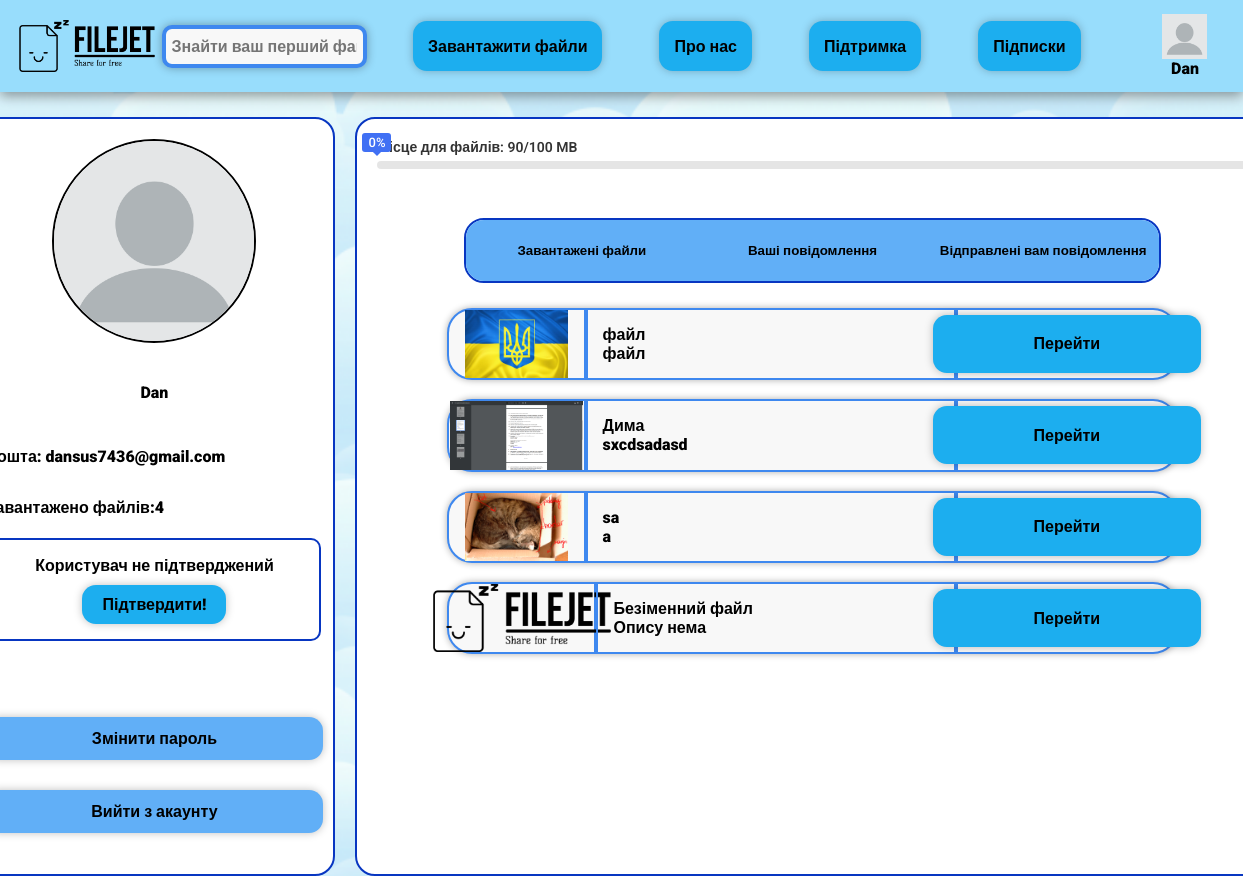
Before: /profile/ (signed in) with the older database file.
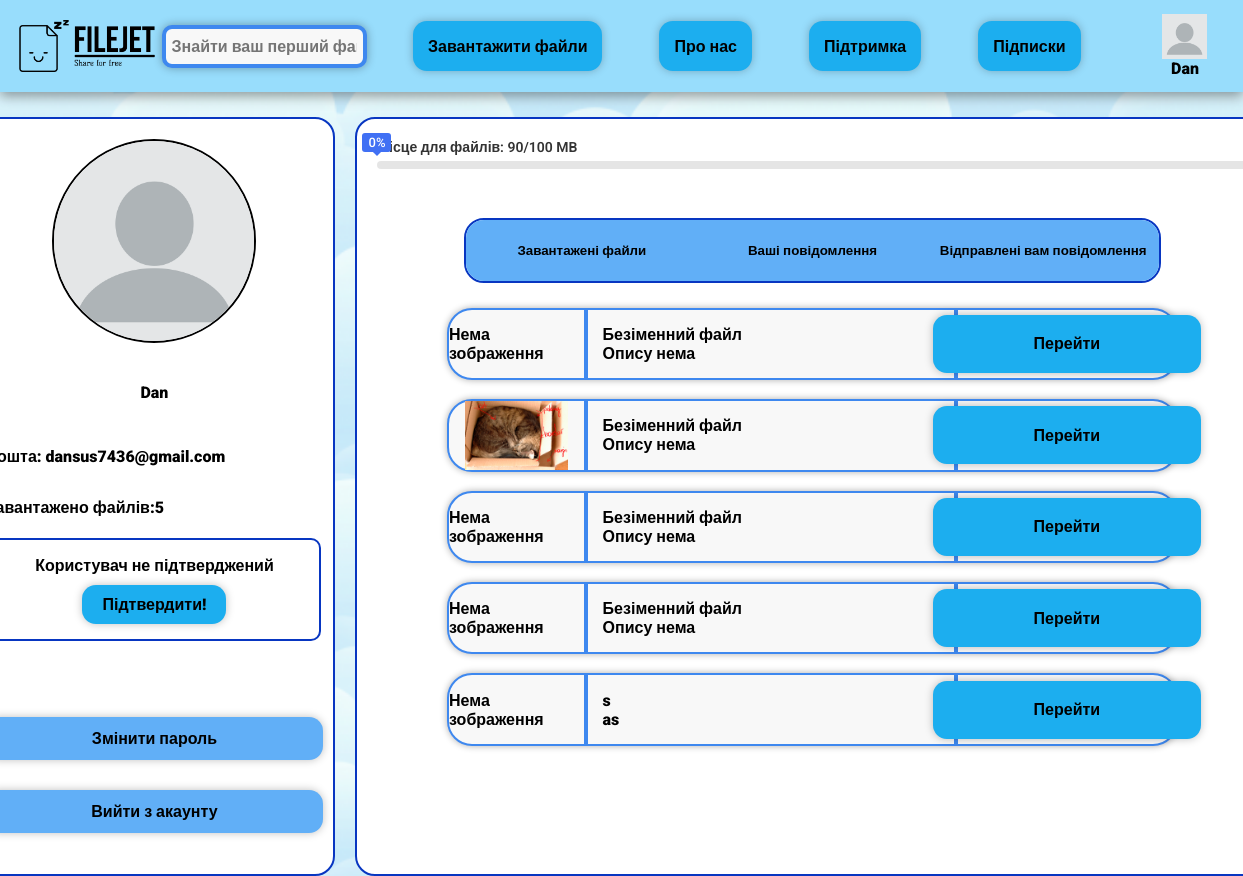
After: the same page with the newer database file.
### FileApp/models.py (models this page shows, shortened)
class File(models.Model):
    file_path = models.FileField(upload_to='files/%Y/%m/%d', max_length=255, null=True, blank=True)
    name = models.CharField(max_length=255, default="Безіменний файл")
    description = models.TextField(default="Опису нема")
    category = models.ForeignKey(Category, on_delete=models.CASCADE, null=True, blank=True)
    private = models.BooleanField()
    image = models.ImageField(upload_to='image/%Y/%m/%d', null=True, blank=True)
    user = models.ForeignKey(settings.AUTH_USER_MODEL, on_delete=models.CASCADE)

### ProfileApp/views.py (the view)
# urls.py: path(r'profile/', show_profile, name='profile'),
@login_required(login_url='main')
def show_profile(request):
    context = {}
    files = list(File.objects.filter(user = request.user))
    profile = Profile.objects.get(user=request.user)
    context['profile'] = profile
    context['files'] = files
    context['file_amount'] = len(files)
    return render(request, 'profile.html', context)

### MainApp/templatetags/base.py (called while the page is built)
@register.simple_tag
def give_user(request):
    if request.user.is_authenticated:
        user = request.user
        profile = Profile.objects.get(user=user)
        return profile

### ProfileApp/templates/profile.html (shortened to what this page needs)
{% extends 'base.html' %}
{% load static %}
{% block style %}<link rel="stylesheet" href="{% static 'css/profile.css' %}">{% endblock %}
{% block content %}
<div id="content">
    <div id="profile-menu">
        <div id="profile-picture">
            {% if profile.image %}
            <img class="image_account" src="{{ profile.image.url }}" alt="Нема аккаунту">
            {% else %}
            <img class="image_account" src="{% static 'images/unregistrate_user.png' %}" alt="Нема аккаунту">
            {% endif %}
        </div>
        <div id="text-info">
            <div id="name-login">
                <span>{{ profile.user.username }}</span>
            </div>
            <div id="email">
                <span>Пошта: {{ profile.user.email }}</span>
            </div>
            <div id="amount-files">
                <span>Завантажено файлів:{{ file_amount }}</span>
            </div>
            <div id="acception">
                <span>Користувач не підтверджений</span>
                <a href="{% url 'authenticate' %}" id="button-accept-email">Підтвердити!</a>
            </div>
        </div>
        <div id="profile-buttons">
            <a href="{% url 'password_change' %}"><span>Змінити пароль</span></a>
            <a href="{% url 'logout' %}"><span>Вийти з акаунту</span></a>
        </div>
    </div>
    <div id="profile-content">
        <div class="skill-box">
            <span class="title">Місце для файлів: 90/100 MB</span>
            <div class="skill-bar">
                <span class="skill-per">
                    <span class="tooltip">{{ profile.procent_size }}%</span>
                </span>
            </div>
        </div>
        <div id="buttons-menu">
            <button class="button-profile">Завантажені файли</button>
            <button class="button-profile">Ваші повідомлення</button>
            <button class="button-profile">Відправлені вам повідомлення</button>
        </div>
        <div id="files">
            {% for file in files %}
            <div class="file">
                <div class="file-image">
                    {% if file.image %}
                    <img src="{{ file.image.url }}" alt="{{ file.name }}">
                    {% else %}
                    Нема зображення
                    {% endif %}
                </div>
                <div class="file-info">
                    <span>{{ file.name }}</span>
                    <span>{{ file.description }}</span>
                </div>
                <div class="file-button">
                    <a class="button-to-file" href="{% url 'file' file.pk %}">Перейти</a>
                </div>
            </div>
            {% endfor %}
        </div>
    </div>
</div>
{% endblock %}

Changed rows visible on the page:
removed File: image (picture), name "файл", description "файл"
removed File: image (picture), name "Дима", description "sxcdsadasd"
removed File: image (picture), name "sa", description "a"
removed File: image (picture), name "Безіменний файл", description "Опису нема"
added File: image "Нема зображення", name "Безіменний файл", description "Опису нема"
added File: image (picture), name "Безіменний файл", description "Опису нема"
added File: image "Нема зображення", name "Безіменний файл", description "Опису нема"
added File: image "Нема зображення", name "Безіменний файл", description "Опису нема"
added File: image "Нема зображення", name "s", description "as"
Other visible differences:
{{ file_amount }}: "4" → "5"
